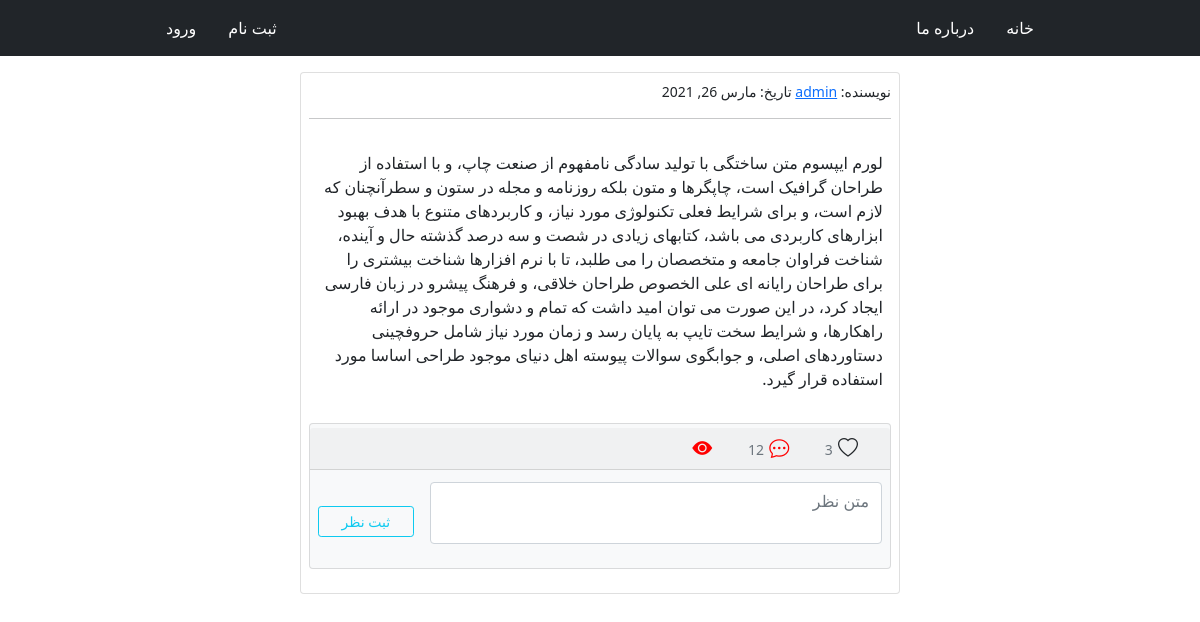
The page /2021/3/25/post-1/ on the database its author committed.
### posts/models.py (models this page shows, shortened)
class Post(models.Model):
    user = models.ForeignKey(User, on_delete=models.CASCADE)
    body = models.TextField(max_length=800)
    slug = models.SlugField(max_length=50, unique=True)
    created = models.DateTimeField(auto_now_add=True)
    class Meta:
        ordering = ('-created',)
    def likes_count(self):
        return self.post_like.count()

### posts/views.py (the view)
# urls.py: re_path(r'(?P<year>\w+)/(?P<month>\w+)/(?P<day>\w+)/(?P<slug>[-\w]+)/', post_detail, name='post_detail'),
def post_detail(request, slug, **kwargs):
    post = get_object_or_404(Post, slug=slug)
    comments = Comment.objects.filter(post=post, is_reply=False)
    redis_con.hsetnx('post_views', post.id, 0)
    post_views = redis_con.hincrby('post_views', post.id)
    replies_count = 0
    for comment in comments:
        replies_count += comment.r_comment.count()
    is_liked = []
    if request.user.is_authenticated:
        is_liked = Like.objects.filter(post=post, user=request.user)
    form = AddCommentForm()
    reply_form = AddReplyForm()
    return render(request, 'posts/post_detail.html',
                  {'post': post, 'comments': comments, 'form': form, 'reply': reply_form,
                   'replies_count': replies_count, 'is_liked': is_liked, 'post_views': post_views})

### posts/forms.py
class AddCommentForm(ModelForm):
    class Meta:
        model = Comment
        fields = ('body',)
        widgets = {
            'body': Textarea(
                attrs={'class': 'form-control col-md-8', 'placeholder': 'متن نظر', 'rows': 2, 'cols': 80,
                       'style': 'resize:none;'}),
        }
        labels = {
            'body': '',
        }

class AddReplyForm(ModelForm):
    class Meta:
        model = Comment
        fields = ('body',)
        widgets = {
            'body': Textarea(
                attrs={'class': 'form-control col-md-8', 'placeholder': 'متن پاسخ', 'rows': 1, 'cols': 80,
                       'style': 'resize:none;'}),
        }
        labels = {
            'body': '',
        }

### posts/templates/posts/post_detail.html (shortened to what this page needs)
{% extends 'base.html' %}
{% load static %}
{% block content %}
    {% if request.user.is_authenticated and request.user.id == post.user.id %}
        <div class="d-flex justify-content-between">
            <a class="text-decoration-none btn btn-outline-info"
               href="{% url 'posts:post_edit' post.user.id post.id %}">
                ویرایش
            </a>
            <a class="text-decoration-none btn btn-outline-danger"
               href="{% url 'posts:post_delete' post.user.id post.id %}">
                حذف
            </a>
        </div><br>
    {% else %}
        <small>
        نویسنده: <a href="{% url 'account:profile' post.user.id %}">{{ post.user }}</a>
    {% endif %} تاریخ: {{ post.created|date }}</small>
    <hr>
    <div class="card-body text-justify mt-2 p-2">{{ post.body }}</div><br>
    <div class="card bg-light mb-3">
        <div class="card-header my-1">
            {% if request.user.is_authenticated %}
                <div class="mx-3 d-inline" id="like" data-id="{{ post.id }}">
                    <h5 class="d-inline">
                        <a href="#" class="text-decoration-none">
                            <i id="heart" style="color:red;"
                               class="{% if is_liked %}bi bi-heart-fill{% else %}bi bi-heart{% endif %}"></i>
                        </a>
                    </h5>
                    <div id="like_count" class="d-inline">
                        {{ post.likes_count }}
                    </div>
                </div>
            {% else %}
                {% with total_likes=post.likes_count %}
                    <div class="mx-3 d-inline">
                        <h5 class="d-inline">
                            <i class="bi bi-heart"></i>
                        </h5>
                        <small id="like_count" class="text-muted">
                        </small>
                    </div>
                {% endwith %}
            {% endif %}
            {% with total=comments.count|add:replies_count %}
                <div class="mx-3 d-inline">
                    <h5 class="d-inline">
                        <a href="#" id="comments" class="text-decoration-none">
                            <i class="bi bi-chat-dots" style="color:red;"></i>
                    </h5>
                    <small class="text-muted">
                    </small>
                </div>
            {% endwith %}
            <div class="mx-3 d-inline">
                <h5 class="d-inline">
                    <i class="bi bi-eye-fill" style="color:red;"></i>
                </h5>
            </div>
        </div>
        <form action="{% url 'posts:add_comment' post.id %}" method="post"
              class="form-group d-flex justify-content-between">
            <div class="m-2">
                {{ form.as_p }} {% csrf_token %}
            </div>
            <input type="submit" value="    ثبت نظر    " class="btn btn-outline-info btn-sm align-self-center m-2">
        </form>
    </div>
{% endblock content %}

### rows shown on the page
Post: user "admin", created "مارس 26, 2021", body "لورم ایپسوم متن ساختگی با تولید سادگی نامفهوم از صنعت چاپ، و با استفاده از طراحان گرافیک است، چاپگرها و متون بلکه روزنامه و مجله در ستون و سطرآنچنان که لازم است، و برای شرایط فعلی تکنولوژی مورد نیاز، و کاربردهای متنوع با هدف بهبود ابزارهای کاربردی می باشد، کتابهای زیادی در شصت و سه درصد گذشته حال و آینده، شناخت فراوان جامعه و متخصصان را می طلبد، تا با نرم افزارها شناخت بیشتری را برای طراحان رایانه ای علی الخصوص طراحان خلاقی، و فرهنگ پیشرو در زبان فارسی ایجاد کرد، در این صورت می توان امید داشت که تمام و دشواری موجود در ارائه راهکارها، و شرایط سخت تایپ به پایان رسد و زمان مورد نیاز شامل حروفچینی دستاوردهای اصلی، و جوابگوی سوالات پیوسته اهل دنیای موجود طراحی اساسا مورد استفاده قرار گیرد."
